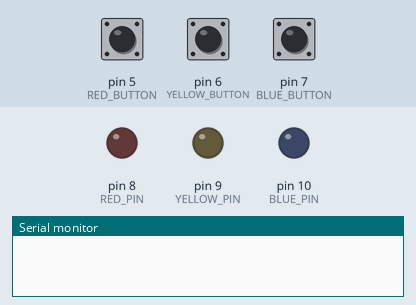
This program was run on a simulated Arduino Uno, built with avr-gcc and run on an emulated ATmega328P. Parts: output pins drawn as LEDs (lit = HIGH), the last lines printed to the serial monitor. The test bench sets the inputs (shaded band); at power-on: pin 5 (RED_BUTTON) LOW, pin 6 (YELLOW_BUTTON) LOW, pin 7 (BLUE_BUTTON) LOW.

Above: at 1.2 s.
1.3 s: pin 5 (RED_BUTTON) pulled HIGH for 0.15 s
At 2.5 s:
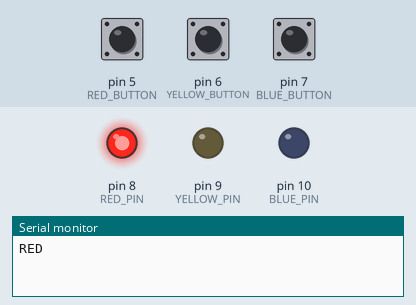
2.9 s: pin 6 (YELLOW_BUTTON) pulled HIGH for 0.15 s
At 3.7 s:
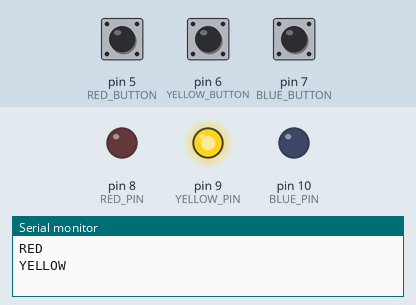
4.5 s: pin 7 (BLUE_BUTTON) pulled HIGH for 0.15 s
At 4.9 s:
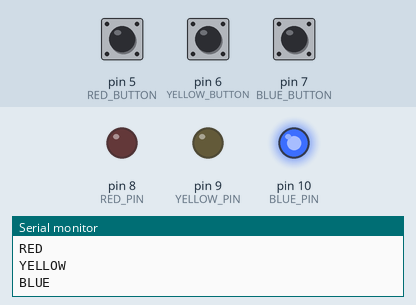
6.1 s: pin 5 (RED_BUTTON) pulled HIGH for 1 s
At 7.3 s:
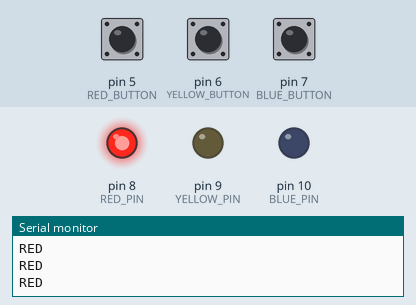
8.6 s: pin 6 (YELLOW_BUTTON) pulled HIGH for 1 s
At 9.2 s:
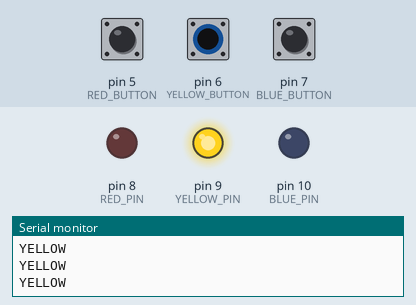
Timing chart, 0 to 11.6 s (numbered marks = the images above; inputs shaded):
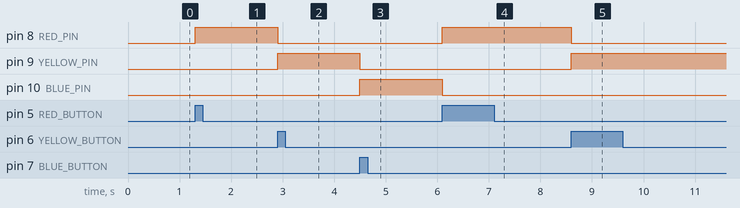

The program:

main.cpp
```cpp
#include <Arduino.h>

#define RED_PIN 8
#define YELLOW_PIN 9
#define BLUE_PIN 10

#define RED_BUTTON 5
#define YELLOW_BUTTON 6
#define BLUE_BUTTON 7

void setup()
{
  Serial.begin(9600);

  pinMode(RED_PIN, OUTPUT);
  pinMode(YELLOW_PIN, OUTPUT);
  pinMode(BLUE_PIN, OUTPUT);

  pinMode(RED_BUTTON, INPUT);
  pinMode(YELLOW_BUTTON, INPUT);
  pinMode(BLUE_BUTTON, INPUT);
}

void handleRed()
{
  digitalWrite(RED_PIN, HIGH);
  digitalWrite(YELLOW_PIN, LOW);
  digitalWrite(BLUE_PIN, LOW);
  Serial.println("RED");
  delay(200);
}

void handleYellow()
{
  digitalWrite(RED_PIN, LOW);
  digitalWrite(YELLOW_PIN, HIGH);
  digitalWrite(BLUE_PIN, LOW);
  Serial.println("YELLOW");
  delay(200);
}

void handleBlue()
{
  digitalWrite(RED_PIN, LOW);
  digitalWrite(YELLOW_PIN, LOW);
  digitalWrite(BLUE_PIN, HIGH);
  Serial.println("BLUE");
  delay(200);
}

void loop()
{
  if (digitalRead(RED_BUTTON) == HIGH)
  {
    handleRed();
  }
  else if (digitalRead(YELLOW_BUTTON) == HIGH)
  {
    handleYellow();
  }
  else if (digitalRead(BLUE_BUTTON) == HIGH)
  {
    handleBlue();
  }
}
```

Measured:
- after the input at 1.3 s, pin 8 (RED_PIN): LOW → HIGH at once
- after the input at 2.9 s, pin 8 (RED_PIN): HIGH → LOW at once; pin 9 (YELLOW_PIN): LOW → HIGH at once
- after the input at 4.5 s, pin 9 (YELLOW_PIN): HIGH → LOW at once; pin 10 (BLUE_PIN): LOW → HIGH at once
- after the input at 6.1 s, pin 8 (RED_PIN): LOW → HIGH at once; pin 10 (BLUE_PIN): HIGH → LOW at once
- after the input at 8.6 s, pin 8 (RED_PIN): HIGH → LOW at once; pin 9 (YELLOW_PIN): LOW → HIGH at once
